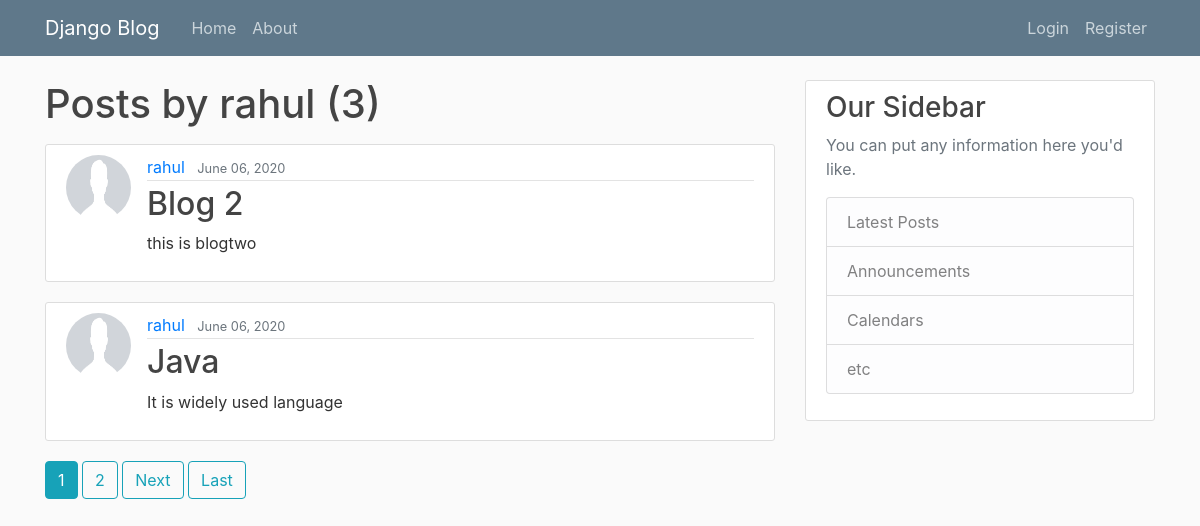
The page /user/rahul on the database its author committed.
### blog/models.py (models this page shows, shortened)
class Post(models.Model):
    title = models.CharField(max_length=100)
    content = models.TextField()
    date_posted = models.DateTimeField(default=timezone.now)
    author = models.ForeignKey(User, on_delete=models.CASCADE)

### users/models.py (models this page shows, shortened)
class Profile(models.Model):
    user = models.OneToOneField(User, on_delete=models.CASCADE)
    image = models.ImageField(default='default.jpg', upload_to='profile_pics')

### blog/views.py (the view)
# urls.py: path('user/<str:username>', UserPostListView.as_view(), name='user-posts'),
class UserPostListView(ListView):
    model = Post
    template_name = 'blog/user_posts.html'  # <app>/<model>_<viewtype>.html
    context_object_name = 'posts'
    paginate_by = 2
    def get_queryset(self):
        user = get_object_or_404(User, username=self.kwargs.get('username'))
        return Post.objects.filter(author=user).order_by('-date_posted')

### blog/templates/blog/user_posts.html (shortened to what this page needs)
{% extends "blog/base.html" %}
{% block content %}
    <h1 class="mb-3">Posts by {{ view.kwargs.username }} ({{ page_obj.paginator.count }})</h1>
    {% for post in posts %}
        <article class="media content-section">
          <img class="rounded-circle article-img" src="{{ post.author.profile.image.url }}">
          <div class="media-body">
            <div class="article-metadata">
              <a class="mr-2" href="{% url 'user-posts' post.author.username %}">{{ post.author }}</a>
              <small class="text-muted">{{ post.date_posted|date:"F d, Y" }}</small>
            </div>
            <h2><a class="article-title" href="{% url 'post-detail' post.id %}">{{ post.title }}</a></h2>
            <p class="article-content">{{ post.content }}</p>
          </div>
        </article>
    {% endfor %}
    {% if is_paginated %}
      {% for num in page_obj.paginator.page_range %}
        {% if page_obj.number == num %}
          <a class="btn btn-info mb-4" href="?page={{ num }}">{{ num }}</a>
        {% elif num > page_obj.number|add:'-3' and num < page_obj.number|add:'3' %}
          <a class="btn btn-outline-info mb-4" href="?page={{ num }}">{{ num }}</a>
        {% endif %}
      {% endfor %}
      {% if page_obj.has_next %}
        <a class="btn btn-outline-info mb-4" href="?page={{ page_obj.next_page_number }}">Next</a>
        <a class="btn btn-outline-info mb-4" href="?page={{ page_obj.paginator.num_pages }}">Last</a>
      {% endif %}
    {% endif %}
{% endblock content %}

### blog/static/blog/main.css (style rules this page uses)
body { background: #fafafa; color: #333333; margin-top: 5rem; }
h1, h2, h3, h4, h5, h6 { color: #444444; }
.content-section { background: #ffffff; padding: 10px 20px; border: 1px solid #dddddd; border-radius: 3px; margin-bottom: 20px; }
.article-title { color: #444444; }
.article-content { white-space: pre-line; }
.article-img { height: 65px; width: 65px; margin-right: 16px; }
.article-metadata { padding-bottom: 1px; margin-bottom: 4px; border-bottom: 1px solid #e3e3e3 }

### rows shown on the page
Post: author.profile.image (placeholder picture), author "rahul", date_posted "June 06, 2020", title "Blog 2", content "this is blogtwo"
Post: author.profile.image (placeholder picture), author "rahul", date_posted "June 06, 2020", title "Java", content "It is widely used language"

### other values the page prints
{{ view.kwargs.username }} "rahul"
{{ page_obj.paginator.count }} "3"
{{ num }} "1"
{{ num }} "2"
